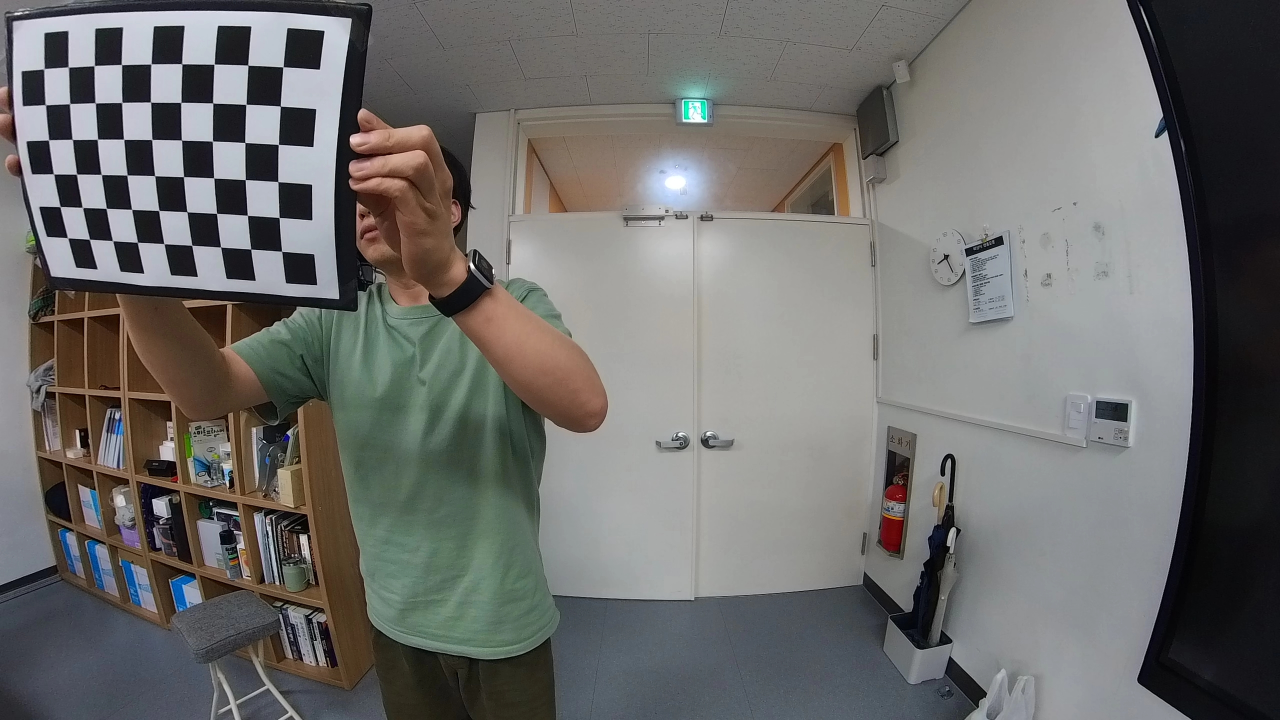
#> input picture insta_images/1.jpg, 2560 x 1440 px (shown at 1/2 size)
$ python pilot.py -images insta_images
#> lines starting #> are read from the running program, lines starting #| are printed output that depends on the picture; after the words box and inside, x2 and y2 are one past the last pixel; in counts of white or black regions, pixels touching at a corner belong together; long printed decimals are rounded
from importlib.metadata import files
import os
import argparse
import time
import re
import cv2
import numpy as np
import glob


def check_existence(input,type):
    if input == None:
        print(f"{type} input None.")
        return False
    elif os.path.exists(input):
        print(f"{type} input '{input}' found")
        return True
    else:
        print(f"{type} input not found")
        return False


def check_runnable(c,d):
    if (c or d) and not(c and d):
        return True
    else:
        return False


def choose_video(a,b):
    if a and b:
        print("dataset with file and folder")
        return 3
    elif a and not b:
        print("dataset with file")
        return 1
    elif not a and b:
        print("dataset with folder")
        return 2
    else:
        print("only calibration")
        return 0


# check device folder exists and mkdir it
def check_device_folder(device):
    if not os.path.exists(device):
        os.mkdir(device)    # Create device folder

    if not os.path.exists(os.path.join(device,'videos')):
        os.mkdir("{}/{}".format(device,'videos'))
    else:
        print("device folder check ok. {}/{}".format(device,'videos'))

    # check_existence device calibration folder

    if not os.path.exists(os.path.join(device,'calibration')):
        os.mkdir("{}/{}".format(device,'calibration'))
    else:
        print("device folder check ok. {}/{}".format(device,'calibration')) # Check existence of calibration folder


# [56 lines left out: function read_video, not called in this run]


def choose_calibration(c,d):
    if c:
        return 0
    else:
        print("Use one")
        return 1


def use_calibration(calibration):
    # use preprocessed calibration
    os.path.exists(calibration)


def calibrate(dir, images):
    # calibration images from argument images

    # 체커보드의 차원 정의
#> called with dir = 'data', images = 'insta_images'
    CHECKERBOARD = (6,9) # 체커보드 행과 열당 내부 코너 수
    criteria = (cv2.TERM_CRITERIA_EPS + cv2.TERM_CRITERIA_MAX_ITER, 30, 0.001)

    # 각 체커보드 이미지에 대한 3D 점 벡터를 저장할 벡터 생성
    objpoints = []
    # 각 체커보드 이미지에 대한 2D 점 벡터를 저장할 벡터 생성
    imgpoints = []

    # 3D 점의 세계 좌표 정의
    objp = np.zeros((1, CHECKERBOARD[0] * CHECKERBOARD[1], 3), np.float32)
    objp[0,:,:2] = np.mgrid[0:CHECKERBOARD[0], 0:CHECKERBOARD[1]].T.reshape(-1, 2)
    prev_img_shape = None

    # 주어진 디렉터리에 저장된 개별 이미지의 경로 추출
    images = glob.glob(f'{images}/*.jpg')
    for fname in images:
        img = cv2.imread(fname)
#> img is the input picture: shape (1440, 2560, 3); mean B, G, R 106.7, 108.6, 109.2
        # image resize
        img = cv2.resize(img, (1280, 720))
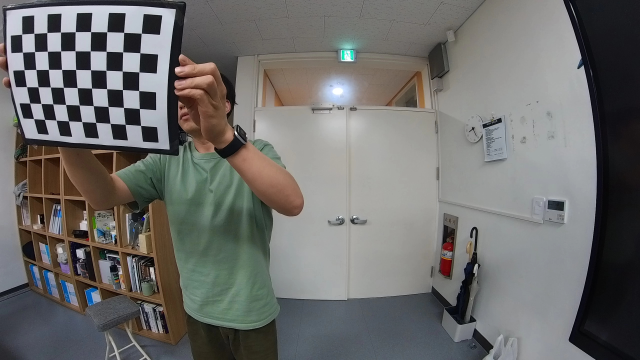
#> img: shape (720, 1280, 3) (shown at 1/2 size); mean B, G, R 106.8, 108.7, 109.3
        # print(img.shape)
        # 그레이 스케일로 변환
        gray = cv2.cvtColor(img,cv2.COLOR_BGR2GRAY)
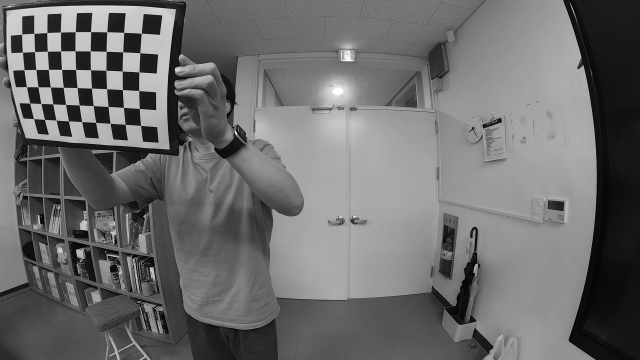
#> gray: shape (720, 1280) (shown at 1/2 size); min 0, max 255, mean 108.7
        # 체커보드 코너 찾기
        # 이미지에서 원하는 개수의 코너가 발견되면 ret = true
        ret, corners = cv2.findChessboardCorners(gray,
                                                CHECKERBOARD,
                                                cv2.CALIB_CB_ADAPTIVE_THRESH + cv2.CALIB_CB_FAST_CHECK + cv2.CALIB_CB_NORMALIZE_IMAGE)
#> ret = True; corners = 54 rows, first 8: [282.9, 66.86], [280.4, 106.1], [278.3, 144.5], [277.7, 181.5], [279, 217.5], [279, 250], [247.8, 65.09], [245.9, 104.4]
        # 원하는 개수의 코너가 감지되면,
        # 픽셀 좌표 미세조정 -> 체커보드 이미지 표시
        if ret == True:
            objpoints.append(objp)
            # 주어진 2D 점에 대한 픽셀 좌표 미세조정
            corners2 = cv2.cornerSubPix(gray, corners, (11,11),(-1,-1), criteria)
#> corners2 = 54 rows, first 8: [282.9, 66.78], [280.3, 106.1], [278.3, 144.4], [277.8, 181.6], [279.1, 217.5], [281.6, 251.3], [247.8, 65.16], [245.9, 104.4]
            imgpoints.append(corners2)
            # 코너 그리기 및 표시
            img = cv2.drawChessboardCorners(img, CHECKERBOARD, corners2, ret)
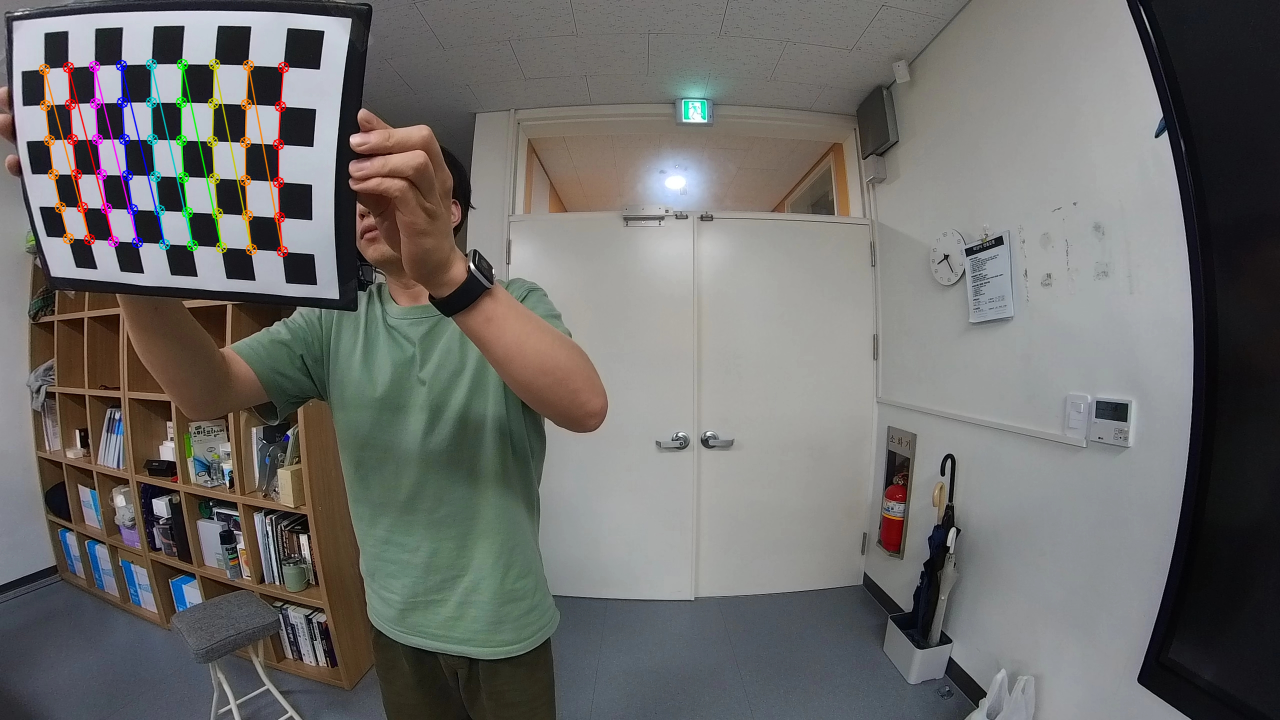
#> img: shape (720, 1280, 3); 1.41% of pixels changed, all inside (x1, y1, x2, y2) = (38, 58, 290, 258)
        cv2.imshow('img',img)
        cv2.waitKey(0)
    cv2.destroyAllWindows()

    h,w = img.shape[:2] # 480, 640

    # 알려진 3D 점(objpoints) 값과 감지된 코너의 해당 픽셀 좌표(imgpoints) 전달, 카메라 캘리브레이션 수행
    ret, mtx, dist, rvecs, tvecs = cv2.calibrateCamera(objpoints, imgpoints, gray.shape[::-1], None, None)
#> ret = 1.57; mtx = [[472.7, 0, 600.1], [0, 405.6, 379.9], [0, 0, 1]]; dist = [[-0.0414, 0.00461, 0.00826, 0.0359, -7.64e-05]]; rvecs = ([0.285, -0.327, 1.69],); tvecs = ([-7.94, -8.58, 9.46],)

    print("Camera matrix : \n") # 내부 카메라 행렬
    print(mtx)
#| [[472.662   0.         600.123]
#|  [  0.         405.557 379.893]
#|  [  0.           0.           1.        ]]

    print("dist : \n") # 렌즈 왜곡 계수(Lens distortion coefficients)
    print(dist)
#| [[-4.13750412e-02  4.60680894e-03  8.26225231e-03  3.59414289e-02
#|   -7.63665816e-05]]

    print("rvecs : \n") # 회전 벡터
    print(rvecs)
#| (array([[ 0.2849],
#|        [-0.3274],
#|        [ 1.688]]),)

    print("tvecs : \n") # 이동 벡터
    print(tvecs)
#| (array([[-7.943],
#|        [-8.580 ],
#|        [ 9.457]]),)

    c = open("{}/calibration/EquiDistant_camera.txt".format(dir), 'w')
    c.write('{} {} {} {} {} {} {} {} {}\n'.format(
        'EquidDstant',
        round(mtx[0][0]/1280,5),
        round(mtx[1][1]/720,5),
        round((mtx[0][2]+0.5)/1280,5),
        round((mtx[1][2]+0.5)/720,5),
        round(dist[0][0],5),
        round(dist[0][1],5),
        round(dist[0][4],5),
        0)
        )
    c.write("1280 720\n")
    c.write("crop\n")
    c.write("1280 720")
    c.close()


    c = open("{}/calibration/camera.txt".format(dir), 'w')
    c.write('{} {} {} {} {} {} {} {} {}\n'.format(
        'RadTan',
        round(mtx[0][0]/1280,5),
        round(mtx[1][1]/720,5),
        round((mtx[0][2]+0.5)/1280,5),
        round((mtx[1][2]+0.5)/720,5),
        round(dist[0][0],5),
        round(dist[0][1],5),
        round(dist[0][2],5),
        round(dist[0][3],5))
        )
    c.write("1280 720\n")
    c.write("crop\n")
    c.write("1280 720")
    c.close()


if __name__ == "__main__":

    parser = argparse.ArgumentParser(
    description='input one video file, output images.zip and times.txt(timestamp) for gamma calibraion(dso slam) or for orb slam. One required argument, two are optional.',
    epilog='Input aruco detection video for DSO SLAM.')
    parser.add_argument('-video', required=False, default = None, help = '(Optional) video file path')
    parser.add_argument('-videofolder', required=False, default = None, help = '(Optional) video folder path')
    parser.add_argument('-images', required=False, default = None, help = '(Optional) images(for calibration) path')
    parser.add_argument('-calibrator', required=False, default= 'nocalib', help = '(Optional) choose camera calibration file')
    parser.add_argument('-slam', required=False, default= 'dso', help = '(Optional) choose output option, dso or orb')
    parser.add_argument('-device', required=False, default = 'data', help = '(Optional) output directory, default is data')

    args=parser.parse_args()

    video = args.video
    videofolder = args.videofolder
    images = args.images
    calibration = args.calibrator
    slam = args.slam
    device = args.device.replace('/','')

    check_device_folder(device)


    videoBool = check_existence(video, "video")
    videofolderBool = check_existence(videofolder, "videofolder")
    imagesBool = check_existence(images, "images")
    calibrationBool = check_existence(os.path.join(device,'calibration',calibration), "calibration")
    slamBool = check_existence(slam, "slam")
    deviceBool = check_existence(device, "device")

    print("\n")
    print("{:<25} : {}".format("videoBool",videoBool))
    print("{:<25} : {}".format("videofolderBool",videofolderBool))
    print("{:<25} : {}".format("imagesBool",imagesBool))
    print("{:<25} : {}".format("calibrationBool",calibrationBool))
    print("{:<25} : {}".format("slamBool",slamBool))
    print("{:<25} : {}".format("deviceBool",deviceBool))

    perform = check_runnable(imagesBool, calibrationBool)

    if perform == True:
        print("\n")
        # calibrator = choose_calibration(imagesBool, calibrationBool)
        calibmode = choose_calibration(imagesBool, calibrationBool)
        datamode = choose_video(videoBool, videofolderBool)
        videos = list()

        if datamode == 1:
            # only one video is available
            videos.append(re.sub(r"[^a-zA-Z0-9]", "", video.split('.')[-2]))
            print(videos)
            check_device_folder(device)
            print("device is available")
            if calibmode == True:
                use_calibration(calibration)
            else:
                print("calibration")
                calibrate(device, images)
            print("read and extract video")
            read_video(device, video)


        elif datamode == 2:
            files=list()
            # read videos from video folder and capture videos
            for file in os.listdir(videofolder):
                if file.endswith(".mp4"):
                    files.append(file)

            print(files)
            if not os.path.exists(os.path.join(device,'videos',videofolder)):
                os.mkdir(os.path.join(device,'videos',videofolder))
            for file in files:
                file = os.path.join(videofolder, file)
                print(file)
                read_video(device, file)

            if calibmode == True:
                use_calibration(calibration)
            else:
                print("calibration")
                calibrate(device, images)

        elif datamode == 3:
            print("둘중 하나만 하시오.")

        else:
            calibrate(device, images)


            # if calibrationBool == True:
            #     os.path.exists(calibration)
    else:
        print("This logic can't be executable. Arguments are set wrong. check inputs.")

$ run again, on insta_images/10.jpg
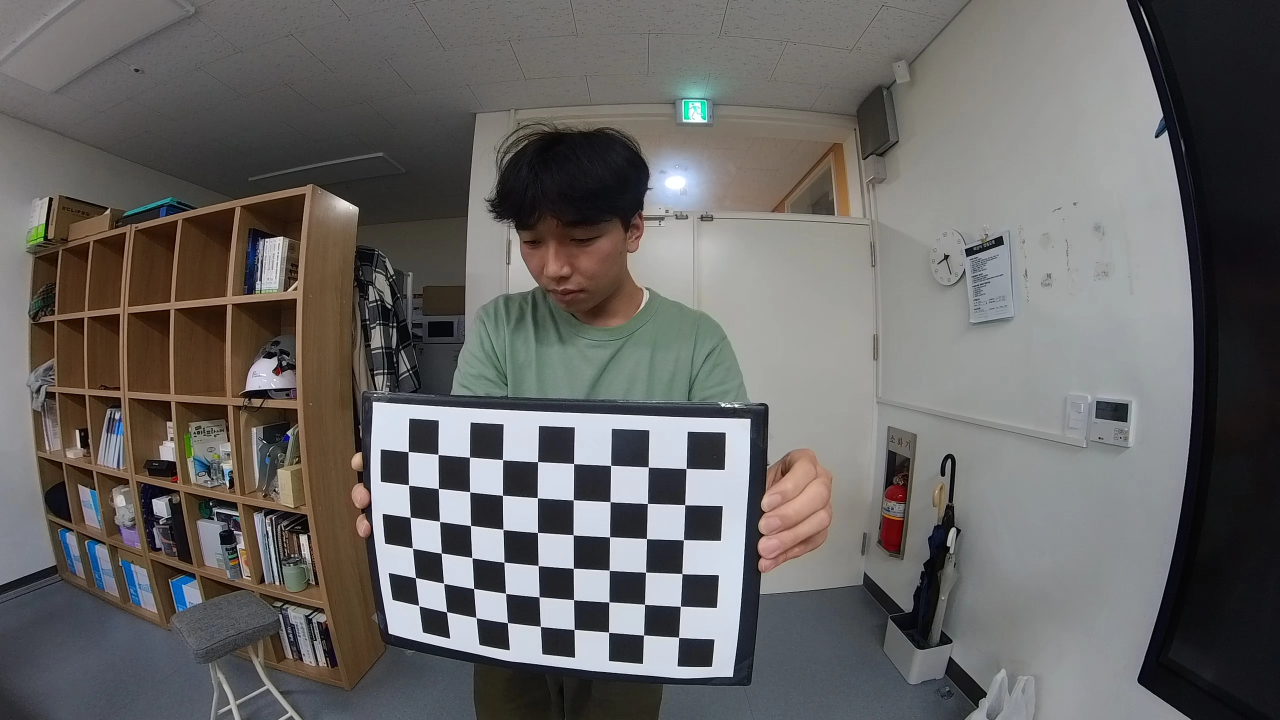
#> input picture insta_images/10.jpg, 2560 x 1440 px (shown at 1/2 size)
#> in calibrate, img is the input picture: shape (1440, 2560, 3); mean B, G, R 100.4, 101.9, 104
#> in calibrate, `gray = cv2.cvtColor(img,cv2.COLOR_BGR2GRAY)`:
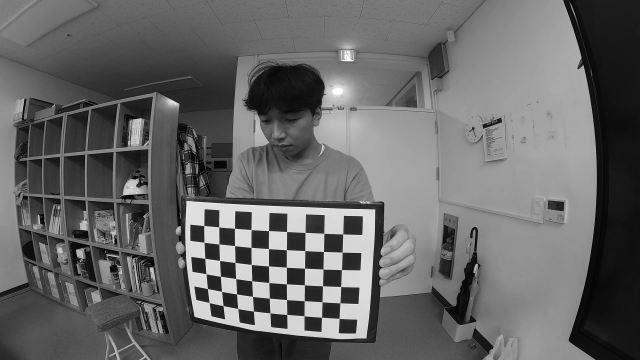
#> gray: shape (720, 1280) (shown at 1/2 size); min 0, max 255, mean 102.5
#> in calibrate, `ret, corners = cv2.findChessboardCorners(gray, CHECKERBOARD, cv2.CALIB..`: ret = True; corners = 54 rows, first 8: [686.1, 468.5], [684.6, 504.6], [683.4, 539.7], [682, 573.6], [680.4, 606.3], [678.6, 637.4], [648.3, 467], [647.5, 503.4]
#> corners2 = 54 rows, first 8: [686.1, 468.5], [684.7, 504.7], [683.4, 539.7], [681.9, 573.6], [680.3, 606.3], [678.6, 637.3], [648.3, 467], [647.4, 503.4]
#> in calibrate, `img = cv2.drawChessboardCorners(img, CHECKERBOARD, corners2, ret)`:
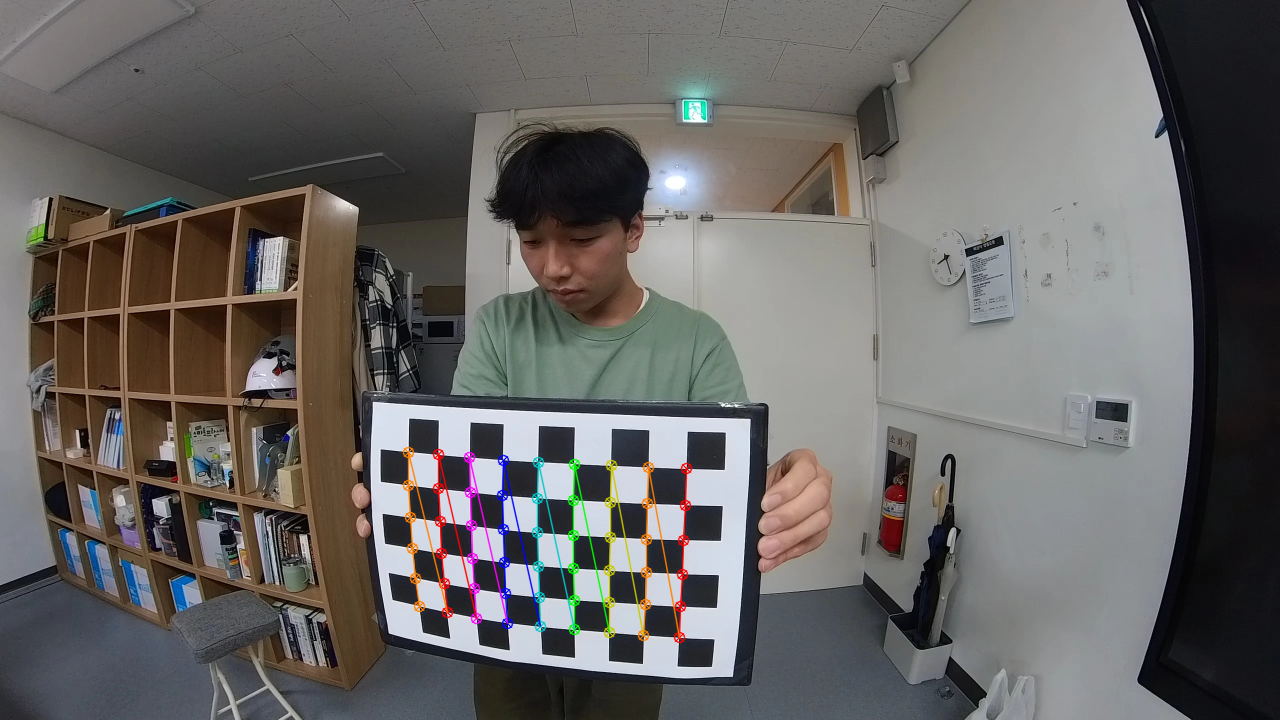
#> img: shape (720, 1280, 3); mean B, G, R 100, 101.8, 104.3
#> in calibrate, `ret, mtx, dist, rvecs, tvecs = cv2.calibrateCamera(objpoints, imgpoint..`: ret = 0.371; mtx = [[213.7, 0, 558.6], [0, 216, 378.8], [0, 0, 1]]; dist = [[-0.0518, -0.00508, 0.000431, 0.0197, 0.0026]]; rvecs = ([0.00258, 0.0273, 1.6],); tvecs = ([3.4, 2.4, 5.78],)
#| [[213.710   0.         558.597  ]
#|  [  0.         215.976 378.796]
#|  [  0.           0.           1.        ]]
#| [[-0.05183 -0.005079  0.0004313  0.01968  0.002597]]
#| (array([[0.002576],
#|        [0.02732],
#|        [1.601]]),)
#| (array([[3.401],
#|        [2.401],
#|        [5.783]]),)
